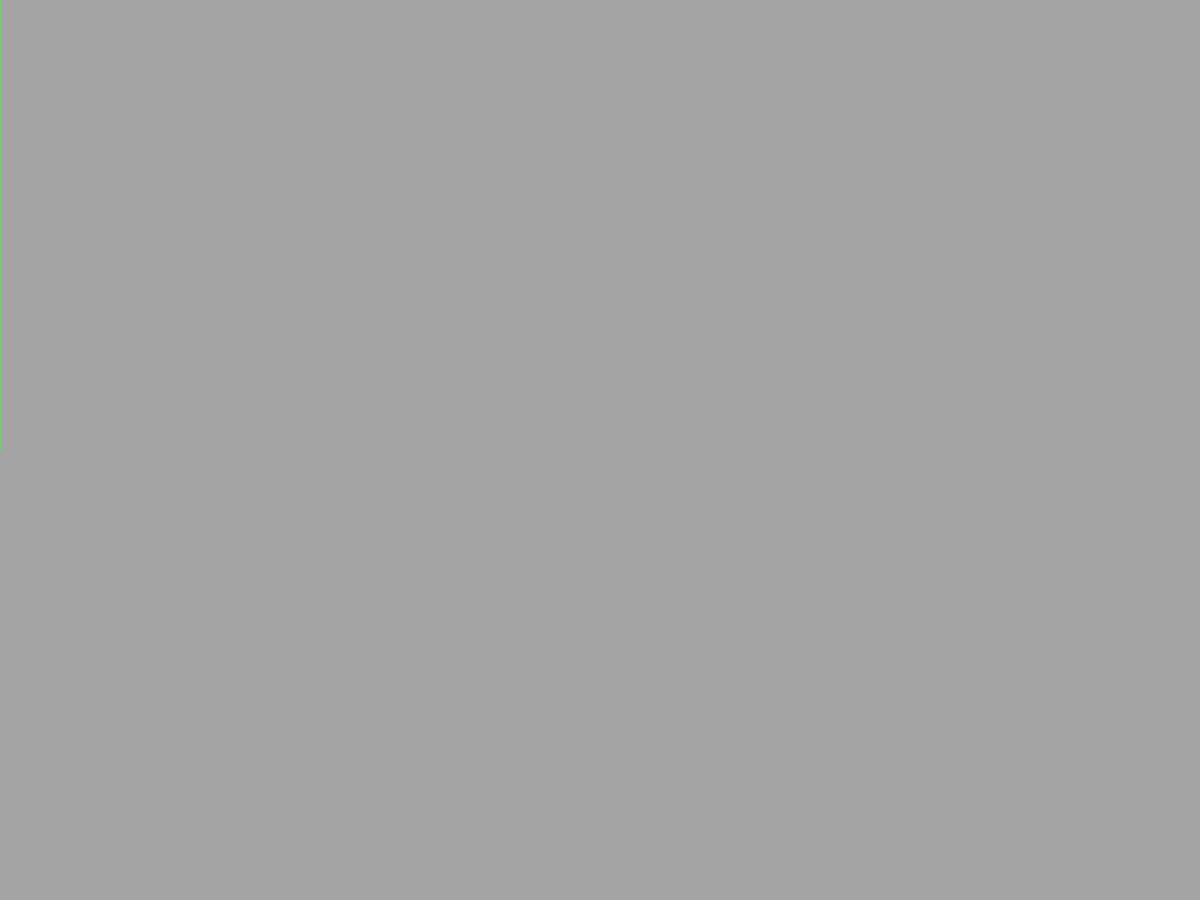
Frame 1 (no input)
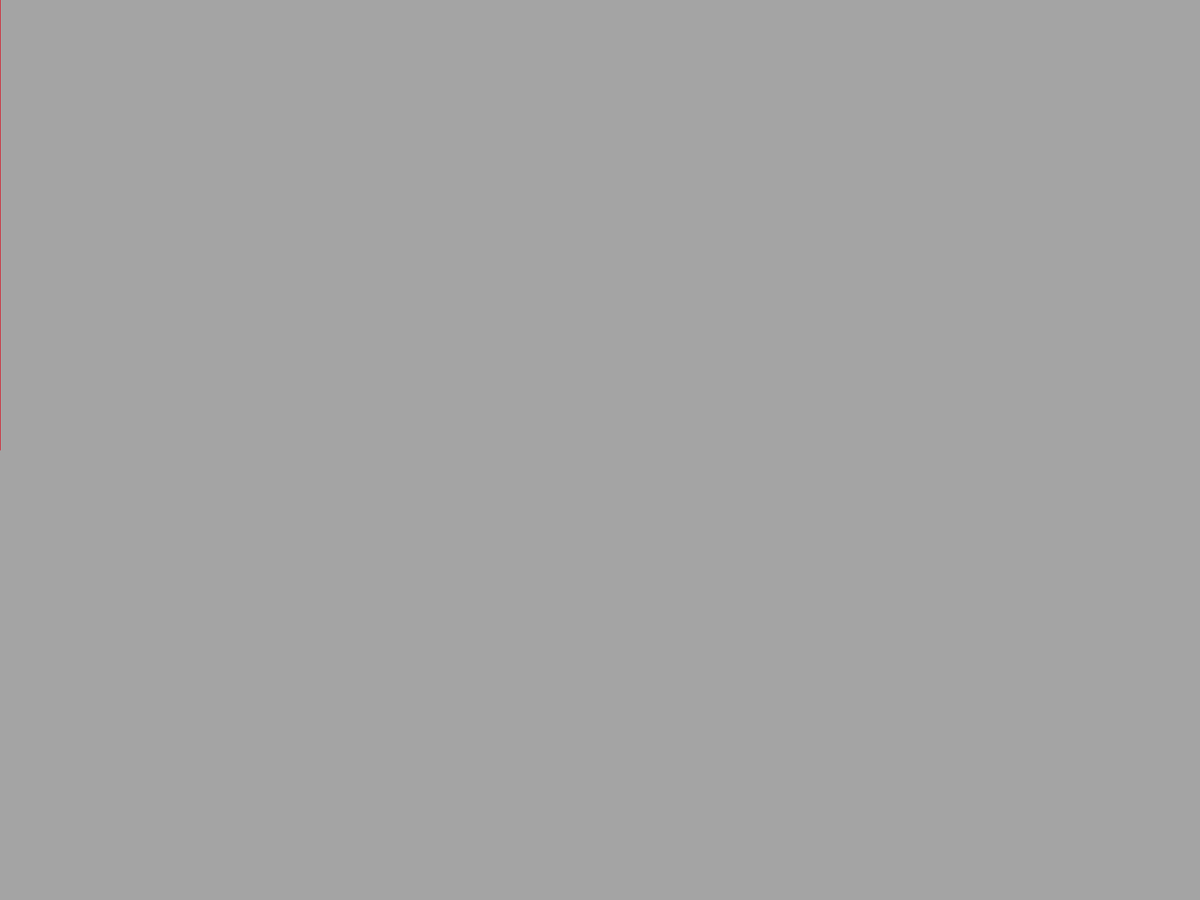
Frame 60 (the mouse pressed at the canvas centre just before this capture)
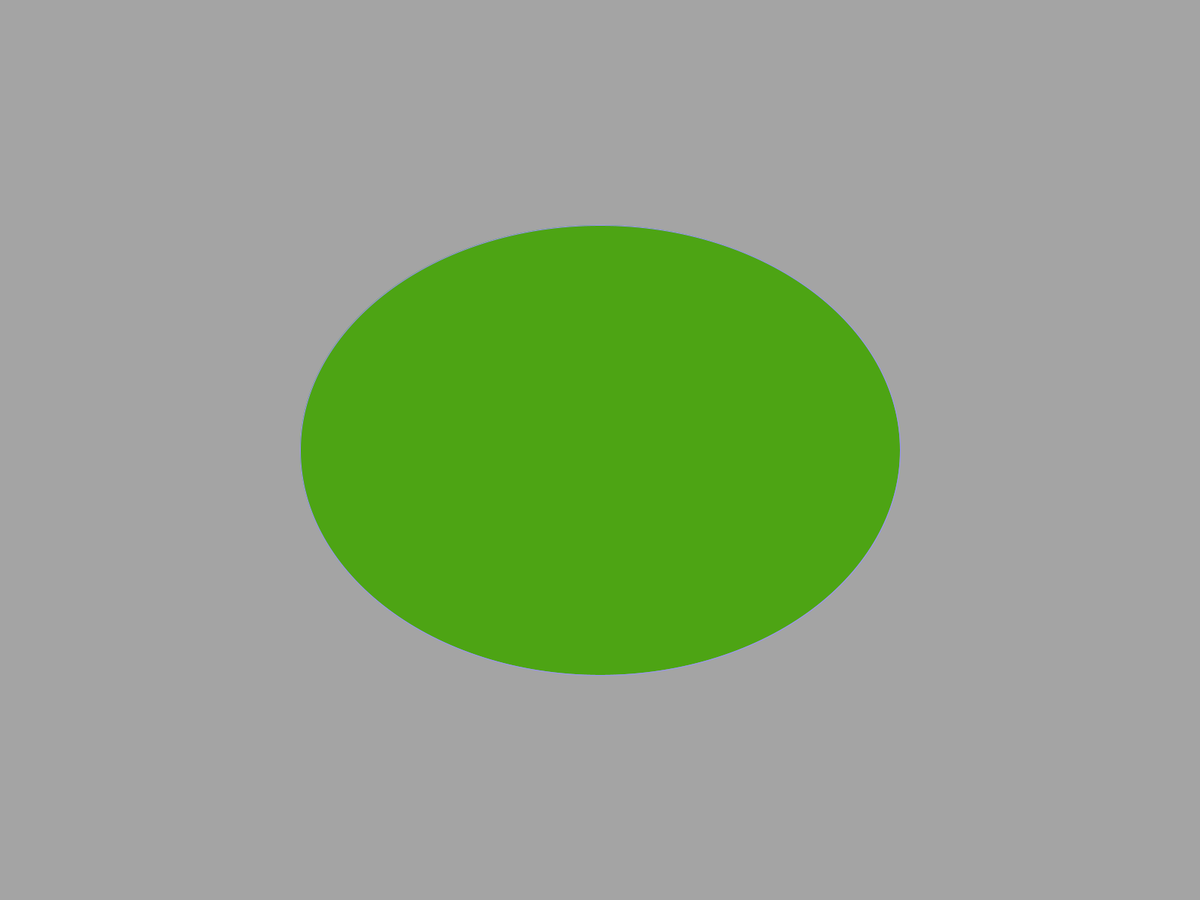
Frame 120 (the mouse held since frame 60 and released just before this capture)

The Processing sketch that drew these frames (run headless with seeded random() and noise(); from frame 60 on, the mouse is pressed at the canvas centre):

// Processing sketch: FlashingResizingCircle
// ── FlashingResizingCircle.pde
public float backRand = random(255);

void setup()
{
  fullScreen();
  background(backRand, backRand, backRand);
}

void draw()
{
  background(backRand, backRand, backRand);
  
  stroke(random(255), random(255), random(255));
  fill(random(255), random(255), random(255));
  
  ellipse(mouseX, mouseY, mouseX, height - mouseY);
}
